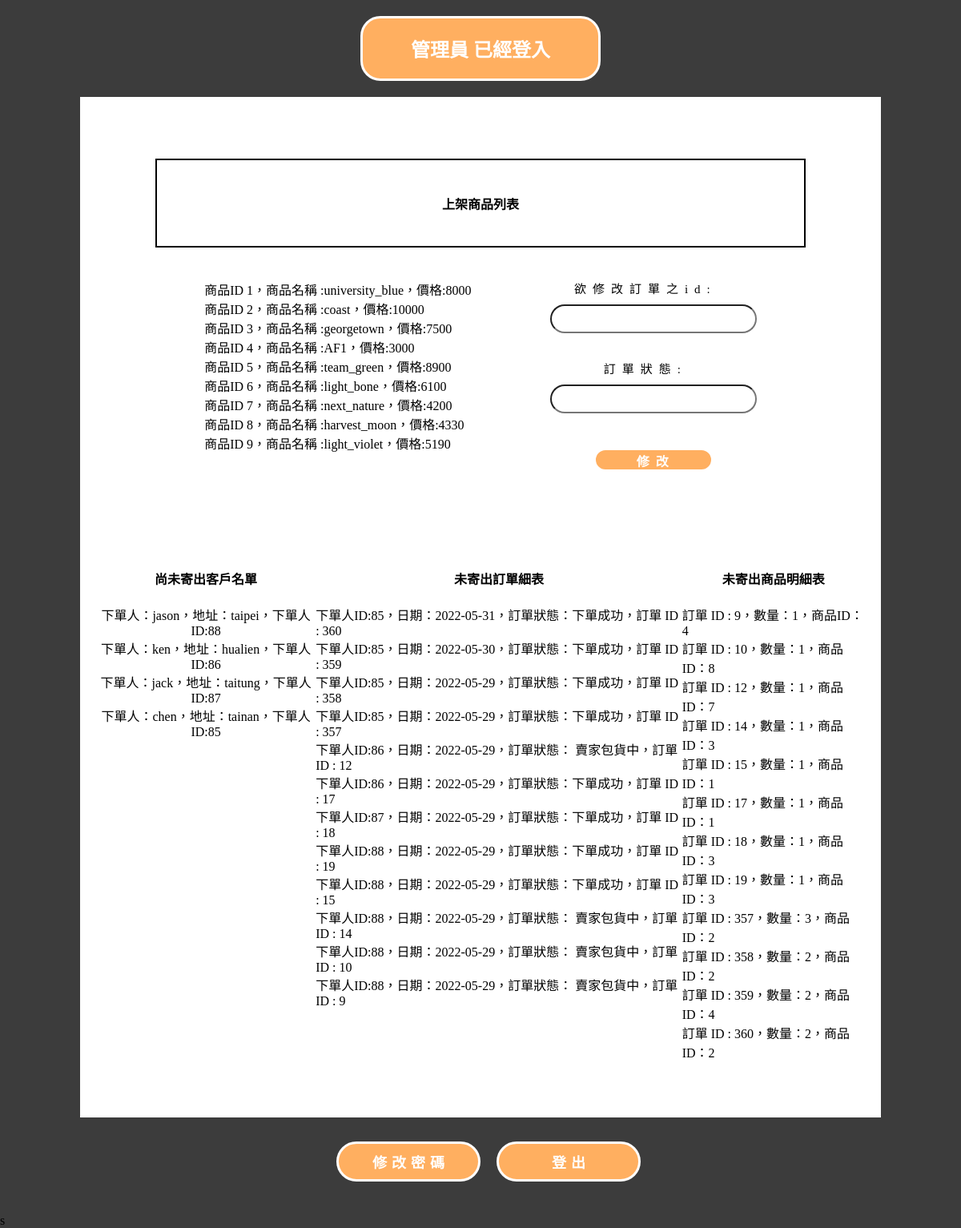
The app's page /admin.php (signed in) with its own data.
### tables this page shows
CREATE TABLE `pd_list` (
  `pd_name` varchar(20) NOT NULL,
  `price` int(5) NOT NULL,
  `pd_id` int(20) NOT NULL,
  `pd_img_address` varchar(20) DEFAULT NULL
);

CREATE TABLE `account` (
  `ac_id` int(20) NOT NULL,
  `accountName` varchar(50) NOT NULL,
  `password` varchar(50) NOT NULL,
  `address` varchar(50) NOT NULL
);

CREATE TABLE `pd_order` (
  `order_id` int(20) NOT NULL,
  `order_date` date NOT NULL DEFAULT current_timestamp(),
  `order_status` varchar(10) NOT NULL DEFAULT '下單成功',
  `ac_id` int(20) NOT NULL
);

CREATE TABLE `buylist` (
  `list_id` int(20) NOT NULL,
  `pd_num` int(10) NOT NULL DEFAULT 1,
  `pdID` int(11) NOT NULL,
  `order_id` int(11) NOT NULL
);

### admin.php (the view, shortened to what this page needs)
<?php
require_once 'db.php';
?>
<!DOCTYPE html>
<html lang="zh-TW">
	<head>
	</head>
<body style="background-color:#3C3C3C; padding: 0; margin: 0;">
		<?php
			if(isset($_SESSION['login_session']) && $_SESSION['login_session'] == TRUE):
	    ?>
	<div>
		<div class="result">
			<div class="result">
				<h2>管理員 已經登入</h2>
			</div>
			<div class="resul">
				<?php
						$datas = array();
						$datas1= array();
						$datas2=array();
						$datas3=array();
						$query = "SELECT `order_id`,`order_date`,`order_status`,`ac_id` FROM `pd_order` WHERE `order_status` !='運送中' ORDER BY `ac_id` ASC";
						$query1 = "SELECT `ac_id`, `accountName`, `address` FROM `account` WHERE `ac_id` IN(SELECT `ac_id` FROM `pd_order` WHERE `order_status` != '運送中')";
						$query2 = "SELECT `pd_num`, `pdID`, `order_id` FROM `buylist` WHERE `order_id` IN(SELECT `order_id` FROM `pd_order` WHERE `order_status` != '運送中')";
						$query3 = "SELECT `pd_name`, `price`, `pd_id`, `pd_img_address` FROM `pd_list`";
						$result = mysqli_query($link, $query);
						$result1 = mysqli_query($link, $query1);
						$result2 = mysqli_query($link,$query2);
						$result3 = mysqli_query($link,$query3);
						if ($result && $result1 && $result2)
							{
							if (mysqli_num_rows($result) > 0 && mysqli_num_rows($result1) > 0 && mysqli_num_rows($result2)>0)
							{
								while ($row = mysqli_fetch_assoc($result))
								{
								$datas[] = $row;
								}
								while ($row1 = mysqli_fetch_assoc($result1))
								{
								$datas1[] = $row1;
								}
								while ($row2 = mysqli_fetch_assoc($result2))
								{
								$datas2[] = $row2;
								}
							}
							}
							else{
								echo "語法執行失敗，錯誤訊息：" . mysqli_error($link);
							}
						if($result3){
							if(mysqli_num_rows($result3)>0){
								while($row3 = mysqli_fetch_assoc($result3)){
									$datas3[] = $row3;
								}
							}
						}else{
							echo "語法執行失敗，錯誤訊息：" . mysqli_error($link);
						}
					?>
				<div class="resul" style="border:2px solid black;margin:20px auto"><h4>上架商品列表</h4></div>
				<div class="resul1" style="margin-bottom:80px;text-align:left">
					<div>
						<?php if(!empty($datas3)):?>
							<?php foreach($datas3 as $key=> $row3):?>
								商品ID <?php echo $row3['pd_id']?>，商品名稱 :<?php echo $row3['pd_name']?>，價格:<?php echo $row3['price']?></br>
								<?php endforeach; ?>
							<?php else:?>
									查無資料
						<?php endif; ?>
					</div>
					<div>
						<form action="editOrder.php" method="post">
							<div style="margin-bottom:15px;display:flex; justify-content:center;align-items:center;flex-direction:column;">
								<label for="name" style="font-size:15px;letter-spacing: 8px">欲修改訂單之id:</label>
								<input style="height:30px;width:250px;margin-left:20px;border-radius:25px;text-align:center;outline: none;margin-top:10px" type="text" name="order_id" id="name" autofocus/><br/>
							</div>
							<div style="margin-bottom:25px;display:flex; justify-content:center;align-items:center;flex-direction:column;">
								<label for="newpassword"  style="font-size:15px;letter-spacing: 8px">訂單狀態:</label>
								<input style="height:30px;width:250px;margin-left:20px;border-radius:25px; text-align:center;outline: none;margin-top:10px" type="text" name="order_status" autofocus/><br/>
							</div>
							<div style="display:flex; justify-content:center;">
								<input style="cursor:pointer; height:30px;width:150px;margin-left:20px;border-radius:25px;outline: none; border:3px solid;font-weight:bold;background-color:#FFAF60; color:white;border-color:white;font-size:16px;letter-spacing: 8px;padding-left: 12px;" id="submit" type="submit" value="修改"></input>
							</div>
						</form>
					</div>
				</div>
				<div class="select">
						<div>
						<h4>尚未寄出客戶名單</h4>
							<?php if(!empty($datas1)):?>
								<?php foreach($datas1 as $key => $row1):?>
										下單人：<?php echo $row1['accountName']; ?>，地址：<?php echo $row1['address']; ?>，下單人ID:<?php echo $row1['ac_id']; ?></br>
										<?php endforeach; ?>
							<?php else: ?>
								查無資料
							<?php endif; ?>
						</div>
						<div>
							<h4>未寄出訂單細表</h4>
							<div style="text-align:left">
								<?php if(!empty($datas)):?>
										<?php foreach($datas as $key => $row):?>
											下單人ID:<?php echo $row['ac_id']; ?>，日期：<?php echo $row['order_date']; ?>，訂單狀態：<?php echo $row['order_status']; ?>，訂單 ID : <?php echo $row['order_id']; ?></br>
											<?php endforeach; ?>
									<?php else: ?>
										查無資料
									<?php endif; ?>
							</div>
						</div>
						<div>
							<h4>未寄出商品明細表</h4>
							<div style="text-align:left">
								<?php if(!empty($datas2)):?>
										<?php foreach($datas2 as $key => $row2):?>
											訂單 ID : <?php echo $row2['order_id']; ?>，數量：<?php echo $row2['pd_num']; ?>，商品ID：<?php echo $row2['pdID']; ?></br>
											<?php endforeach; ?>
									<?php else: ?>
										查無資料
									<?php endif; ?>
							</div>
						</div>
				</div>
			</div>
		</div>
	</div>
	<div style="display:flex;margin:auto;margin-top:30px;justify-content:center;margin-bottom:40px">
			<button><a href='edit_password.php'>修改密碼</a></button>
			<button><a href='logout.php'>登出</a></button>
	</div>
		<?php
			else:
				header('Location: login.php');
			endif;
		?>
s</body>
</html>

### admin.php (style rules this page uses)
.result { text-align:center; display:flex; flex-direction:column; width:100%; justify-content:center; }
.resul { text-align:center; display:flex; flex-direction:column; width:80%; justify-content:center; background-color:white; margin-left:auto; margin-right:auto; padding: 20px; }
.resul1 { text-align:center; display:flex; width:80%; justify-content:space-around; background-color:white; margin-left:auto; margin-right:auto; padding: 20px; }
h2 { animation:bounce infinite 1.5s; padding:20px 60px; margin-left:auto; margin-top:20px; margin-right:auto; border:3px white solid; background-color:#FFAF60; color:white; border-radius:25px; font-weight:bold; }
a { color:white; font-size:18px; text-decoration:none; }
button { cursor:pointer; height:50px;width:180px; background-color:#FFAF60; color:white; border-radius:25px;border-color:#FFFF6F; font-weight:bold; font-size:14px;letter-spacing: 6px;padding-left: 12px;border:3px solid;margin-left:20px; }
.select { display:flex; justify-content:space-around; margin-bottom:50px; }

### records on screen
pd_list: pd_id "1", pd_name "university_blue", price "8000"
pd_list: pd_id "2", pd_name "coast", price "10000"
pd_list: pd_id "3", pd_name "georgetown", price "7500"
pd_list: pd_id "4", pd_name "AF1", price "3000"
pd_list: pd_id "5", pd_name "team_green", price "8900"
pd_list: pd_id "6", pd_name "light_bone", price "6100"
pd_list: pd_id "7", pd_name "next_nature", price "4200"
pd_list: pd_id "8", pd_name "harvest_moon", price "4330"
pd_list: pd_id "9", pd_name "light_violet", price "5190"
account: accountName "jason", address "taipei", ac_id "88"
account: accountName "ken", address "hualien", ac_id "86"
account: accountName "jack", address "taitung", ac_id "87"
account: accountName "chen", address "tainan", ac_id "85"
pd_order: ac "85", order_date "2022-05-31", order_status "下單成功", order_id "360"
pd_order: ac "85", order_date "2022-05-30", order_status "下單成功", order_id "359"
pd_order: ac "85", order_date "2022-05-29", order_status "下單成功", order_id "358"
pd_order: ac "85", order_date "2022-05-29", order_status "下單成功", order_id "357"
pd_order: ac "86", order_date "2022-05-29", order_status "賣家包貨中", order_id "12"
pd_order: ac "86", order_date "2022-05-29", order_status "下單成功", order_id "17"
pd_order: ac "87", order_date "2022-05-29", order_status "下單成功", order_id "18"
pd_order: ac "88", order_date "2022-05-29", order_status "下單成功", order_id "19"
pd_order: ac "88", order_date "2022-05-29", order_status "下單成功", order_id "15"
pd_order: ac "88", order_date "2022-05-29", order_status "賣家包貨中", order_id "14"
pd_order: ac "88", order_date "2022-05-29", order_status "賣家包貨中", order_id "10"
pd_order: ac "88", order_date "2022-05-29", order_status "賣家包貨中", order_id "9"
buylist: order "9", pd_num "1", pdID "4"
buylist: order "10", pd_num "1", pdID "8"
buylist: order "12", pd_num "1", pdID "7"
buylist: order "14", pd_num "1", pdID "3"
buylist: order "15", pd_num "1", pdID "1"
buylist: order "17", pd_num "1", pdID "1"
buylist: order "18", pd_num "1", pdID "3"
buylist: order "19", pd_num "1", pdID "3"
buylist: order "357", pd_num "3", pdID "2"
buylist: order "358", pd_num "2", pdID "2"
buylist: order "359", pd_num "2", pdID "4"
buylist: order "360", pd_num "2", pdID "2"
